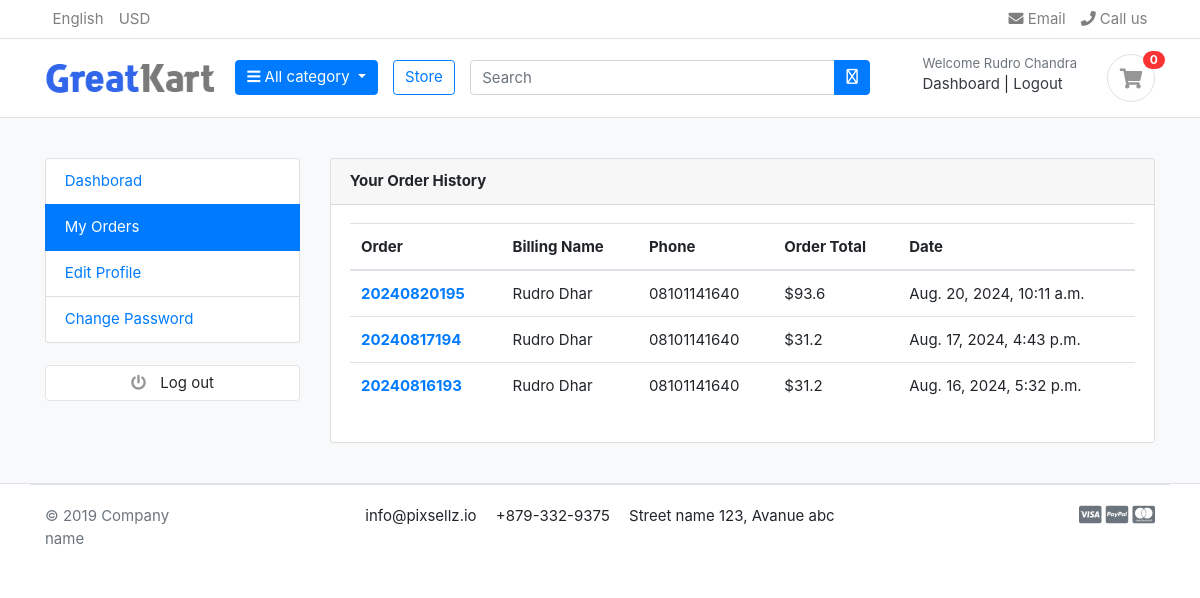
The app's page /account/my_orders/ (signed in), older data.
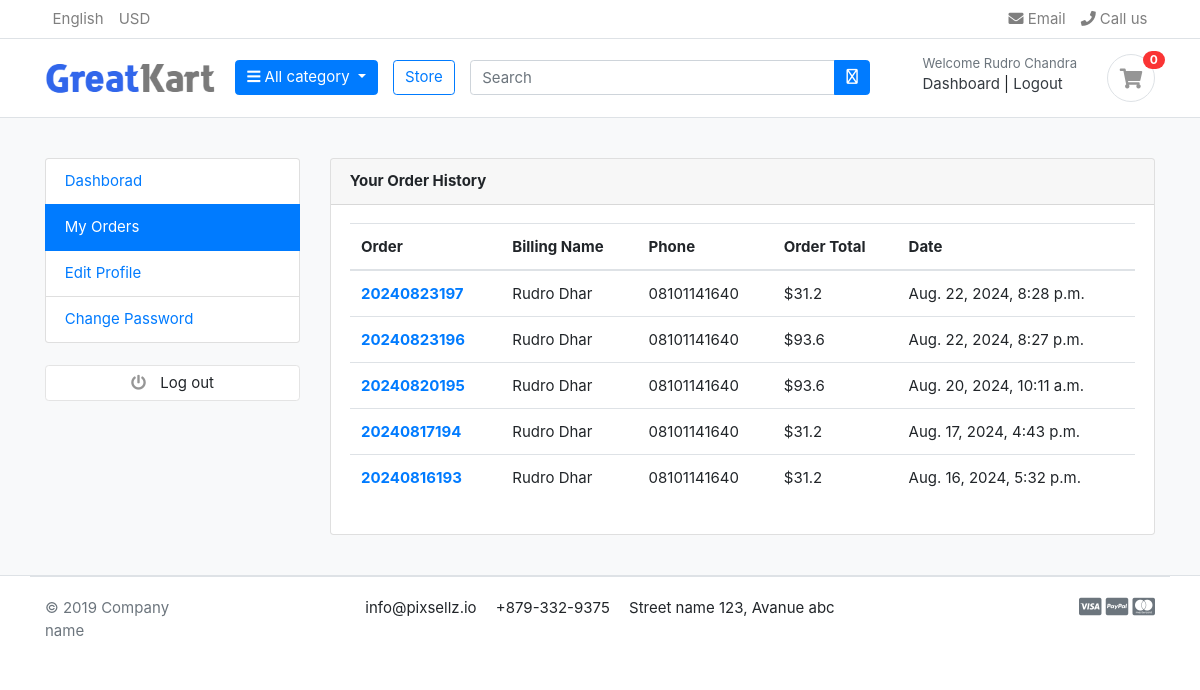
The same page, newer data.
### account/models.py (models this page shows, shortened)
class Account(AbstractBaseUser):
    first_name = models.CharField(max_length=50)
    last_name = models.CharField(max_length=50)
    username = models.CharField(max_length=20,unique= True)
    email = models.EmailField(max_length=100,unique=True)
    phone_number = models.CharField(max_length=100)
    date_join = models.DateTimeField(auto_now_add=True)
    last_login = models.DateTimeField(auto_now_add=True)
    is_admin = models.BooleanField(default=False)
    is_staff = models.BooleanField(default=False)
    is_active = models.BooleanField(default=False)
    is_superadmin = models.BooleanField(default= False)
    USERNAME_FIELD = 'email'
    REQUIRED_FIELDS = ['username','first_name','last_name',]
    objects = MyAccountManager()

### orders/models.py (models this page shows, shortened)
class Order(models.Model):
    STATUS = {
        ('New', 'New'),
        ('Accepted', 'Accepted'),
        ('Completed', 'Completed'),
        ('Cancelled', 'Cancelled'),
    }
    user = models.ForeignKey(Account, on_delete=models.SET_NULL, null=True)
    payment = models.ForeignKey(Payment, on_delete=models.SET_NULL, blank= True, null=True)
    order_number = models.CharField(max_length=20)
    first_name = models.CharField(max_length=50)
    last_name = models.CharField(max_length=50)
    phone = models.CharField(max_length=15)
    email = models.EmailField(max_length=50)
    address_line_1 = models.CharField(max_length=50)
    address_line_2 = models.CharField(max_length=50, blank=True)
    country = models.CharField(max_length=50)
    state = models.CharField(max_length=50)
    city = models.CharField(max_length=50)
    order_note = models.CharField(max_length=100, blank=True)
    order_total = models.FloatField()
    tax = models.FloatField()
    status = models.CharField(max_length=10, choices=STATUS, default='New')
    ip = models.CharField(max_length=20, blank=True)
    is_ordered = models.BooleanField(default=False)
    created_at = models.DateTimeField(auto_now_add=True)
    updated_at = models.DateTimeField(auto_now=True)
    def full_name(self):
        return f'{self.first_name} {self.last_name}'

### account/views.py (the view)
# urls.py: path('my_orders/', views.my_orders, name="my_orders"),
@login_required(login_url='login')
def my_orders(request):
    orders = Order.objects.filter(user=request.user, is_ordered=True).order_by('-created_at')
    context = {
        'orders': orders
    }
    return render(request, 'account/my_orders.html', context)

### carts/context_processors.py (called while the page is built)
def counter(request):
    cart_count = 0
    if 'admin' in request.path:
        return()
    else:
        try:
            cart = Cart.objects.filter(cart_id = _cart_id(request))
            if request.user.is_authenticated:
                cart_items = CartItem.objects.filter(user=request.user)
            else:
                cart_items = CartItem.objects.filter(cart=cart[:1])
            for cart_item in cart_items:
                cart_count += cart_item.quantity
        except Cart.DoesNotExist:
            cart_count = 0
    return dict(cart_count=cart_count)

### carts/views.py (called while the page is built)
def _cart_id(request):
    cart = request.session.session_key
    if not cart:
        cart = request.session.create()
    return cart

### category/context_processors.py (called while the page is built)
def menu_links(request):
    links = Category.objects.all()
    return dict(links=links)

### category/models.py (called while the page is built)
    def get_url(self):
        return reverse('products_by_category', args=[self.slug])

### templates/account/my_orders.html
{% extends "base.html" %}
{% block content %}
<section class="section-conten padding-y bg">
    <div class="container">
        <div class="row">
        {% include "partials/dashboard_sidebar.html" %}
        <main class="col-md-9">
            <article class="card">
            <header class="card-header">
                <strong class="d-inline-block mr-3">Your Order History</strong>
            </header>
            <div class="card-body">
                <div class="row">
                    <div class="col-md-12">
                        <table class="table table-hover">
                            <thead>
                              <tr>
                                <th scope="col">Order</th>
                                <th scope="col">Billing Name</th>
                                <th scope="col">Phone</th>
                                <th scope="col">Order Total</th>
                                <th scope="col">Date</th>
                              </tr>
                            </thead>
                            <tbody>
                            {% for order in orders %}
                              <tr>
                                <th scope="row"><a href="{% url "order_detail" order.order_number %}">{{order.order_number}}</a></th>
                                <td>{{order.full_name}}</td>
                                <td>{{order.phone}}</td>
                                <td>${{order.order_total}}</td>
                                <td>{{order.created_at}}</td>
                              </tr>
                            {% endfor %}
                            </tbody>
                          </table>
                    </div>
                </div>
            </div>
            </article>
        </main>
    </div>
    </div>
    </section>
{% endblock content %}

### templates/base.html (shortened to what this page needs)
{% load static %}
<!DOCTYPE html>
<html lang="en">
<head>
    <link rel="stylesheet" href="https://cdn.jsdelivr.net/npm/bootstrap@4.6.2/dist/css/bootstrap.min.css">
    <link href="{% static 'fontawesomefree/css/fontawesome.css' %}" rel="stylesheet" type="text/css">
    <link rel="stylesheet" href="https://cdnjs.cloudflare.com/ajax/libs/font-awesome/5.15.4/css/all.min.css">
    <link href="{% static 'fontawesomefree/css/solid.css' %}" rel="stylesheet" type="text/css">
    <link rel="stylesheet" href="{% static 'css/responsive.css' %}">
    <link rel="stylesheet" href="{% static "css/style.css" %}">
    <link rel="stylesheet" href="{% static 'css/ui.css' %}">
</head>
<body>
    {% include "partials/_header.html" %}
    {% block content %}
    {% endblock content %}
    {% include "partials/_footer.html" %}
</body>
</html>

### templates/partials/_header.html (shortened to what this page needs)
{% load static %}
<header class="section-header">
	<nav class="navbar p-md-0 navbar-expand-sm navbar-light border-bottom">
	<div class="container">
	  <div class="collapse navbar-collapse" id="navbarTop4">
		<ul class="navbar-nav mr-auto">
			<li class="nav-item dropdown">
				 <a href="#" class="nav-link"> English </a>
			</li>
			<li class="nav-item dropdown">
				<a href="#" class="nav-link"> USD </a>
			</li>
		</ul>
		<ul class="navbar-nav">
			<li><a href="#" class="nav-link"> <i class="fa fa-envelope"></i> Email </a></li>
			<li><a href="#" class="nav-link"> <i class="fa fa-phone"></i> Call us </a></li>
		</ul>
	  </div>
	</div>
	</nav>
	<section class="header-main border-bottom">
		<div class="container">
	<div class="row align-items-center">
		<div class="col-lg-2 col-md-3 col-6">
			<a href="{% url "home" %}" class="brand-wrap">
				<img class="logo" src="{% static "images/logo.png" %}">
			</a>
		</div>
		<div class="col-lg col-sm col-md col-6 flex-grow-0">
			<div class="dropdown category-wrap d-inline-block float-right">
				<button type="button" class="btn btn-primary dropdown-toggle" data-toggle="dropdown">
					<i class="fa fa-bars"></i> All category
				</button>
			</div>
		</div>
		<a href="{% url "store" %}" class="btn btn-outline-primary">Store</a>
		<div class="col-lg  col-md-6 col-sm-12 col">
			<form action="{% url "search" %}" class="search" method="GET">
				<div class="input-group w-100">
					<input type="text" class="form-control" style="width:60%;" placeholder="Search" name="keyword">
					<div class="input-group-append">
					  <button class="btn btn-primary" type="submit">
						<i class="fa-regular fa-magnifying-glass"></i>
					  </button>
					</div>
				</div>
			</form>
		</div>
		<div class="col-lg-3 col-sm-6 col-8 order-2 order-lg-3">
					<div class="d-flex justify-content-end mb-3 mb-lg-0">
						{% if user.id is None %}
						<div class="widget-header">
							<small class="title text-muted">Welcome guest!</small>
							<div>
								<a href="{% url "login" %}">Sign in</a> <span class="dark-transp"> | </span>
								<a href="{% url "register" %}"> Register</a>
							</div>
						</div>
						{% else %}
						<div class="widget-header">
							<small class="title text-muted">Welcome {{user.first_name}}</small>
							<div>
								<a href="{% url "dashboard" %}">Dashboard</a> <span class="dark-transp"> | </span>
								<a href="{% url "logout" %}"> Logout </a>
							</div>
						</div>
						{% endif %}
						<a href="{% url "cart" %}" class="widget-header pl-3 ml-3">
							<div class="icon icon-sm rounded-circle border"><i class="fa fa-shopping-cart"></i></div>
							<span class="badge badge-pill badge-danger notify">{{cart_count}}</span>
						</a>
					</div>
				</div>
	</div>
		</div>
	</section>
	</header>

### templates/partials/dashboard_sidebar.html
<aside class="col-md-3">
    <ul class="list-group">
        <a class="list-group-item {% if '/account/' == request.path %}active{% endif %}" href="{% url "dashboard" %}"> Dashborad </a>
        <a class="list-group-item {% if '/my_orders/' in request.path %}active{% endif %}" href="{% url "my_orders" %}"> My Orders </a>
        <a class="list-group-item {% if '/edit_profile/' in request.path %}active{% endif %}" href="{% url "edit_profile" %}"> Edit Profile </a>
        <a class="list-group-item {% if '/change_password/' in request.path %}active{% endif %}" href="{% url "change_password" %}">Change Password </a>
    </ul>
    <br>
    <a class="btn btn-light btn-block" href="{% url "logout" %}"> <i class="fa fa-power-off"></i> <span class="text">Log out</span> </a>
</aside>

### templates/partials/_footer.html (shortened to what this page needs)
<footer class="section-footer border-top">
    <div class="container">
        <section class="footer-bottom border-top row">
            <div class="col-md-2">
                <p class="text-muted"> &copy 2019 Company name </p>
            </div>
            <div class="col-md-8 text-md-center">
                <span  class="px-2">info@pixsellz.io</span>
                <span  class="px-2">+879-332-9375</span>
                <span  class="px-2">Street name 123, Avanue abc</span>
            </div>
            <div class="col-md-2 text-md-right text-muted">
                <i class="fab fa-lg fa-cc-visa"></i>
                <i class="fab fa-lg fa-cc-paypal"></i>
                <i class="fab fa-lg fa-cc-mastercard"></i>
            </div>
        </section>
    </div>
</footer>
</body>
</html>

### static/css/ui.css (style rules this page uses)
html { font-family: "Inter", sans-serif; font-size: 15px; }
.icon-xs, .icon-sm, .icon-md, .icon-lg { display: inline-block; text-align: center; flex-shrink: 0; flex-grow: 0; }
.icon-sm { width: 48px; height: 48px; line-height: 48px !important; font-size: 20px; }
.padding-y { padding-top: 40px; padding-bottom: 40px; }
article:after, .form-group:after { display: block; clear: both; content: ""; }
.bg { background-color: #f8f9fa; }
p:last-child { margin-bottom: 0; }
.header-main { position: relative; padding-top: 1rem; padding-bottom: 1rem; }
.brand-wrap .logo, .navbar-brand .logo { margin-right: 7px; max-height: 42px; display: inline-block; }
.widget-header { display: inline-block; vertical-align: middle; position: relative; }
.widget-header a { color: #343a40; }
.widget-header i { color: #969696; }
.widget-header .title { display: block; }
.widget-header .notify { position: absolute; top: -3px; right: -10px; }
.footer-bottom { padding-top: 20px; padding-bottom: 20px; }
.btn-light { background-color: #fff; border-color: #e4e4e4; }
.btn-light i { color: #969696; }
.btn i + .text { margin-left: 10px; }
.notify { position: absolute; top: -4px; right: -10px; display: inline-block; padding: 0.25em 0.6em; font-size: 12px; line-height: 1; text-align: center; border-radius: 3rem; color: #fff; background-color: #fa3434; }

Row changes from the older to the newer data that the page shows:
added Order: order_number "20240823197", full_name "Rudro Dhar", phone "08101141640", order_total "31.2", created_at "Aug. 22, 2024, 8:28 p.m."
added Order: order_number "20240823196", full_name "Rudro Dhar", phone "08101141640", order_total "93.6", created_at "Aug. 22, 2024, 8:27 p.m."
